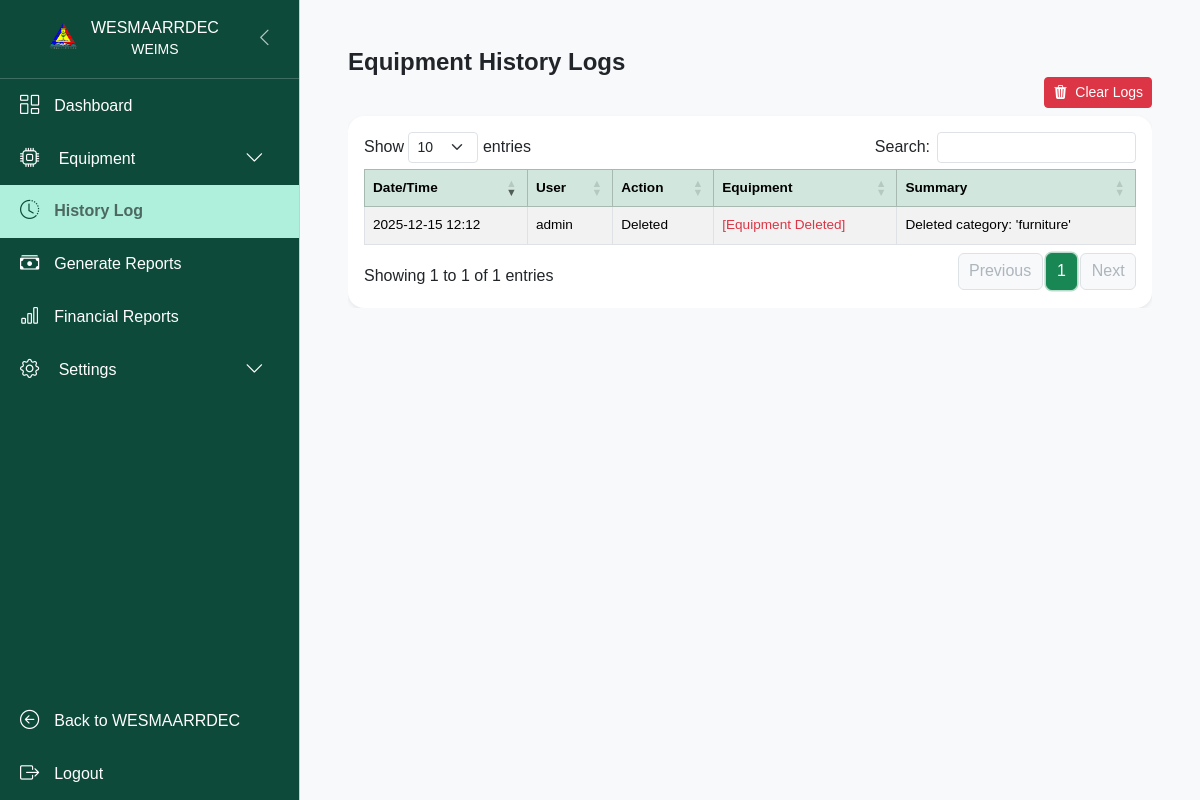
Page /weims/history-logs/ (signed in) on the committed database.
### equipments/models.py (models this page shows, shortened)
class EquipmentActionLog(models.Model):
    ACTION_CHOICES = [
        ('create', 'Created'),
        ('edit', 'Edited'),
        ('delete', 'Deleted'),
        ('archive', 'Archived'),
        ('unarchive', 'Unarchived'),
        ('return', 'Returned'),
        ('reissue', 'Reissued'),
    ]
    equipment = models.ForeignKey('Equipment', on_delete=models.SET_NULL, null=True, blank=True)
    action = models.CharField(max_length=20, choices=ACTION_CHOICES)
    user = models.ForeignKey(settings.AUTH_USER_MODEL, on_delete=models.SET_NULL, null=True)
    timestamp = models.DateTimeField(auto_now_add=True)
    summary = models.TextField(blank=True, null=True)

### auth_user/models.py (models this page shows)
class User(AbstractUser):
    profile_picture = models.ImageField(upload_to='profile_pictures/', null=True, blank=True)
    researcher = models.BooleanField(default=False)
    secretariat = models.BooleanField(default=False)
    stakeholder = models.BooleanField(default=False)

### equipments/views.py (the view)
# urls.py: path('history-logs/', views.history_logs, name='history_logs'),
@login_required
@user_passes_test(is_admin_or_superadmin)
def history_logs(request):
    logs = EquipmentActionLog.objects.select_related('user', 'equipment').order_by('-timestamp')[:500]  # Limit for performance
    return render(request, 'equipments/history_logs.html', {'logs': logs})

### cmscore/forms.py
class SearchForm(forms.Form):
     query = forms.CharField(max_length=100, required=True, widget=forms.TextInput(attrs={'placeholder': 'Search...'}))

### cmscore/context_processors.py (called while the page is built)
def search_form(request):
    return {'form': SearchForm()}

### equipments/helpers.py (called while the page is built)
def is_admin_or_superadmin(user):
    return user.is_superuser or user.groups.filter(name='admin').exists() or getattr(user, 'secretariat', False)

### equipments/templates/equipments/history_logs.html (shortened to what this page needs)
{% extends 'equipments/base.html' %}
{% block content %}
<div class="container-fluid mt-4 px-4">
  <h4 class="fw-semibold mb-0">Equipment History Logs</h4>
  <div class="table-responsive">
    <div class="d-flex justify-content-end mb-2">
    <form method="post" action="{% url 'equipments:clear_history_logs' %}" onsubmit="return confirm('Are you sure you want to clear all history logs?');">
        <button type="submit" class="btn btn-danger btn-sm">
          <i class="bi bi-trash3-fill me-1"></i> Clear Logs
        </button>
    </form>
    </div>
  <div class="card shadow-sm border-0 rounded-4">
    <div class="card-body p-3">
      <div class="table-responsive">
        <table id="logsTable" class="table table-hover table-striped table-bordered align-middle text-nowrap small">
          <thead class="table-success text-center align-middle">
            <tr>
              <th>Date/Time</th>
              <th>User</th>
              <th>Action</th>
              <th>Equipment</th>
              <th>Summary</th>
            </tr>
          </thead>
          <tbody>
            {% for log in logs %}
            <tr>
              <td>{{ log.timestamp|date:"Y-m-d H:i" }}</td>
              <td>{{ log.user.get_full_name|default:log.user.username|default:"System" }}</td>
              <td>{{ log.get_action_display }}</td>
              <td>
                {% if log.equipment %}
                  {{ log.equipment.item_name }}<br>
                  <small class="text-muted">#{{ log.equipment.item_propertynum }}</small>
                {% else %}
                  {% if log.action == 'delete' %}
                    <span class="text-danger">[Equipment Deleted]</span>
                  {% elif 'Bulk updated' in log.summary or 'category' in log.summary|lower or 'status' in log.summary|lower or 'Cleared all' in log.summary %}
                    <span class="text-info">[System Action]</span>
                  {% else %}
                    <span class="text-muted">[No Equipment]</span>
                  {% endif %}
                {% endif %}
              </td>
              <td>{{ log.summary }}</td>
            </tr>
            {% endfor %}
          </tbody>
        </table>
      </div>
    </div>
  </div>
</div>
<link rel="stylesheet" href="https://cdn.datatables.net/1.13.4/css/dataTables.bootstrap5.min.css">
{% endblock %}

### equipments/static/css/styles.css (style rules this page uses)
html, body { height: 100%; margin: 0; padding: 0; font-family: Arial, sans-serif; background-color: #f8f9fa; width: 100%; max-width: 100%; overflow-x: hidden; }
.table { font-size: 0.85rem; table-layout: auto; }
.table td, .table th { padding: 0.5rem; vertical-align: middle; }
.table td:nth-child(2), .table td:nth-child(4), .table td:nth-child(7), .table td:nth-child(8) { white-space: normal; word-break: break-word; max-width: 160px; }

### rows in the picture
EquipmentActionLog: timestamp "2025-12-15 12:12", user.get_full_name "admin", action "Deleted", shows "[Equipment Deleted]", summary "Deleted category: 'furniture'"
